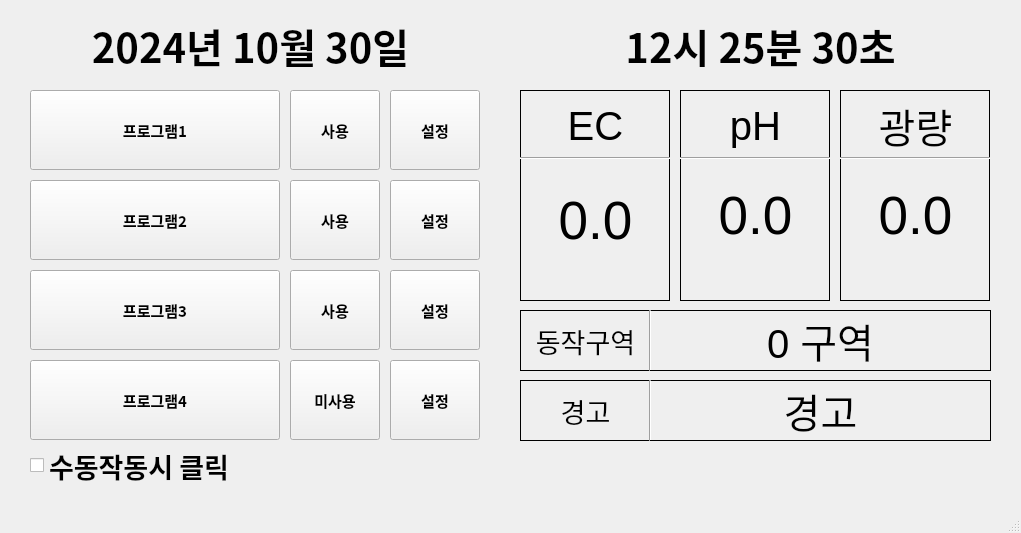
<?xml version="1.0" encoding="UTF-8"?>
<ui version="4.0">
 <class>MainWindow</class>
 <widget class="QMainWindow" name="MainWindow">
  <property name="enabled">
   <bool>true</bool>
  </property>
  <property name="geometry">
   <rect>
    <x>0</x>
    <y>0</y>
    <width>1021</width>
    <height>533</height>
   </rect>
  </property>
  <property name="minimumSize">
   <size>
    <width>1021</width>
    <height>533</height>
   </size>
  </property>
  <property name="maximumSize">
   <size>
    <width>1021</width>
    <height>533</height>
   </size>
  </property>
  <widget class="QWidget" name="centralwidget">
   <widget class="QLabel" name="lblDispDate">
    <property name="geometry">
     <rect>
      <x>0</x>
      <y>10</y>
      <width>501</width>
      <height>71</height>
     </rect>
    </property>
    <property name="font">
     <font>
      <family>Agency FB</family>
      <pointsize>30</pointsize>
      <weight>75</weight>
      <bold>true</bold>
     </font>
    </property>
    <property name="text">
     <string>2024년 10월 30일</string>
    </property>
    <property name="alignment">
     <set>Qt::AlignCenter</set>
    </property>
   </widget>
   <widget class="QLabel" name="lblDIspTime">
    <property name="geometry">
     <rect>
      <x>500</x>
      <y>10</y>
      <width>521</width>
      <height>71</height>
     </rect>
    </property>
    <property name="font">
     <font>
      <family>Agency FB</family>
      <pointsize>30</pointsize>
      <weight>75</weight>
      <bold>true</bold>
     </font>
    </property>
    <property name="text">
     <string>12시 25분 30초</string>
    </property>
    <property name="alignment">
     <set>Qt::AlignCenter</set>
    </property>
   </widget>
   <widget class="QPushButton" name="pBtnSetPro1">
    <property name="geometry">
     <rect>
      <x>30</x>
      <y>90</y>
      <width>250</width>
      <height>80</height>
     </rect>
    </property>
    <property name="font">
     <font>
      <family>Agency FB</family>
      <pointsize>11</pointsize>
      <weight>75</weight>
      <bold>true</bold>
     </font>
    </property>
    <property name="text">
     <string>프로그램1</string>
    </property>
   </widget>
   <widget class="QPushButton" name="pBtnSetPro2">
    <property name="geometry">
     <rect>
      <x>30</x>
      <y>180</y>
      <width>250</width>
      <height>80</height>
     </rect>
    </property>
    <property name="font">
     <font>
      <family>Agency FB</family>
      <pointsize>11</pointsize>
      <weight>75</weight>
      <bold>true</bold>
     </font>
    </property>
    <property name="text">
     <string>프로그램2</string>
    </property>
   </widget>
   <widget class="QPushButton" name="pBtnSetPro3">
    <property name="geometry">
     <rect>
      <x>30</x>
      <y>270</y>
      <width>250</width>
      <height>80</height>
     </rect>
    </property>
    <property name="font">
     <font>
      <family>Agency FB</family>
      <pointsize>11</pointsize>
      <weight>75</weight>
      <bold>true</bold>
     </font>
    </property>
    <property name="text">
     <string>프로그램3</string>
    </property>
   </widget>
   <widget class="QPushButton" name="pBtnSetPro4">
    <property name="geometry">
     <rect>
      <x>30</x>
      <y>360</y>
      <width>250</width>
      <height>80</height>
     </rect>
    </property>
    <property name="font">
     <font>
      <family>Agency FB</family>
      <pointsize>11</pointsize>
      <weight>75</weight>
      <bold>true</bold>
     </font>
    </property>
    <property name="text">
     <string>프로그램4</string>
    </property>
   </widget>
   <widget class="QCheckBox" name="cBoxChkManualRun">
    <property name="geometry">
     <rect>
      <x>30</x>
      <y>450</y>
      <width>451</width>
      <height>31</height>
     </rect>
    </property>
    <property name="font">
     <font>
      <family>Agency FB</family>
      <pointsize>20</pointsize>
      <weight>75</weight>
      <bold>true</bold>
     </font>
    </property>
    <property name="text">
     <string>수동작동시 클릭</string>
    </property>
   </widget>
   <widget class="QPushButton" name="pBtnUseOnOff1">
    <property name="geometry">
     <rect>
      <x>290</x>
      <y>90</y>
      <width>90</width>
      <height>80</height>
     </rect>
    </property>
    <property name="font">
     <font>
      <family>Agency FB</family>
      <pointsize>11</pointsize>
      <weight>75</weight>
      <bold>true</bold>
     </font>
    </property>
    <property name="text">
     <string>사용</string>
    </property>
   </widget>
   <widget class="QPushButton" name="pBtnUseOnOff2">
    <property name="geometry">
     <rect>
      <x>290</x>
      <y>180</y>
      <width>90</width>
      <height>80</height>
     </rect>
    </property>
    <property name="font">
     <font>
      <family>Agency FB</family>
      <pointsize>11</pointsize>
      <weight>75</weight>
      <bold>true</bold>
     </font>
    </property>
    <property name="text">
     <string>사용</string>
    </property>
   </widget>
   <widget class="QPushButton" name="pBtnUseOnOff3">
    <property name="geometry">
     <rect>
      <x>290</x>
      <y>270</y>
      <width>90</width>
      <height>80</height>
     </rect>
    </property>
    <property name="font">
     <font>
      <family>Agency FB</family>
      <pointsize>11</pointsize>
      <weight>75</weight>
      <bold>true</bold>
     </font>
    </property>
    <property name="text">
     <string>사용</string>
    </property>
   </widget>
   <widget class="QPushButton" name="pBtnUseOnOff4">
    <property name="geometry">
     <rect>
      <x>290</x>
      <y>360</y>
      <width>90</width>
      <height>80</height>
     </rect>
    </property>
    <property name="font">
     <font>
      <family>Agency FB</family>
      <pointsize>11</pointsize>
      <weight>75</weight>
      <bold>true</bold>
     </font>
    </property>
    <property name="text">
     <string>미사용</string>
    </property>
   </widget>
   <widget class="QPushButton" name="btn_p_set_1">
    <property name="geometry">
     <rect>
      <x>390</x>
      <y>90</y>
      <width>90</width>
      <height>80</height>
     </rect>
    </property>
    <property name="font">
     <font>
      <family>Agency FB</family>
      <pointsize>11</pointsize>
      <weight>75</weight>
      <bold>true</bold>
     </font>
    </property>
    <property name="text">
     <string>설정</string>
    </property>
   </widget>
   <widget class="QPushButton" name="btn_p_set_2">
    <property name="geometry">
     <rect>
      <x>390</x>
      <y>180</y>
      <width>90</width>
      <height>80</height>
     </rect>
    </property>
    <property name="font">
     <font>
      <family>Agency FB</family>
      <pointsize>11</pointsize>
      <weight>75</weight>
      <bold>true</bold>
     </font>
    </property>
    <property name="text">
     <string>설정</string>
    </property>
   </widget>
   <widget class="QPushButton" name="btn_p_set_3">
    <property name="geometry">
     <rect>
      <x>390</x>
      <y>270</y>
      <width>90</width>
      <height>80</height>
     </rect>
    </property>
    <property name="font">
     <font>
      <family>Agency FB</family>
      <pointsize>11</pointsize>
      <weight>75</weight>
      <bold>true</bold>
     </font>
    </property>
    <property name="text">
     <string>설정</string>
    </property>
   </widget>
   <widget class="QPushButton" name="btn_p_set_4">
    <property name="geometry">
     <rect>
      <x>390</x>
      <y>360</y>
      <width>90</width>
      <height>80</height>
     </rect>
    </property>
    <property name="font">
     <font>
      <family>Agency FB</family>
      <pointsize>11</pointsize>
      <weight>75</weight>
      <bold>true</bold>
     </font>
    </property>
    <property name="text">
     <string>설정</string>
    </property>
   </widget>
   <widget class="QFrame" name="frame">
    <property name="geometry">
     <rect>
      <x>520</x>
      <y>90</y>
      <width>150</width>
      <height>211</height>
     </rect>
    </property>
    <property name="autoFillBackground">
     <bool>true</bool>
    </property>
    <property name="frameShape">
     <enum>QFrame::Box</enum>
    </property>
    <property name="frameShadow">
     <enum>QFrame::Plain</enum>
    </property>
    <property name="lineWidth">
     <number>1</number>
    </property>
    <property name="midLineWidth">
     <number>1</number>
    </property>
    <widget class="Line" name="line">
     <property name="geometry">
      <rect>
       <x>0</x>
       <y>60</y>
       <width>151</width>
       <height>16</height>
      </rect>
     </property>
     <property name="orientation">
      <enum>Qt::Horizontal</enum>
     </property>
    </widget>
    <widget class="QLabel" name="label">
     <property name="geometry">
      <rect>
       <x>0</x>
       <y>0</y>
       <width>151</width>
       <height>71</height>
      </rect>
     </property>
     <property name="font">
      <font>
       <pointsize>30</pointsize>
      </font>
     </property>
     <property name="text">
      <string>EC</string>
     </property>
     <property name="alignment">
      <set>Qt::AlignCenter</set>
     </property>
     <property name="wordWrap">
      <bool>false</bool>
     </property>
    </widget>
    <widget class="QLabel" name="label_ec">
     <property name="geometry">
      <rect>
       <x>0</x>
       <y>70</y>
       <width>151</width>
       <height>121</height>
      </rect>
     </property>
     <property name="font">
      <font>
       <pointsize>40</pointsize>
      </font>
     </property>
     <property name="text">
      <string>0.0</string>
     </property>
     <property name="alignment">
      <set>Qt::AlignCenter</set>
     </property>
    </widget>
   </widget>
   <widget class="QFrame" name="frame_2">
    <property name="geometry">
     <rect>
      <x>680</x>
      <y>90</y>
      <width>150</width>
      <height>211</height>
     </rect>
    </property>
    <property name="autoFillBackground">
     <bool>true</bool>
    </property>
    <property name="frameShape">
     <enum>QFrame::Box</enum>
    </property>
    <property name="frameShadow">
     <enum>QFrame::Plain</enum>
    </property>
    <property name="lineWidth">
     <number>1</number>
    </property>
    <property name="midLineWidth">
     <number>1</number>
    </property>
    <widget class="Line" name="line_2">
     <property name="geometry">
      <rect>
       <x>0</x>
       <y>60</y>
       <width>151</width>
       <height>16</height>
      </rect>
     </property>
     <property name="orientation">
      <enum>Qt::Horizontal</enum>
     </property>
    </widget>
    <widget class="QLabel" name="label_3">
     <property name="geometry">
      <rect>
       <x>0</x>
       <y>0</y>
       <width>151</width>
       <height>71</height>
      </rect>
     </property>
     <property name="font">
      <font>
       <pointsize>30</pointsize>
      </font>
     </property>
     <property name="text">
      <string>pH</string>
     </property>
     <property name="alignment">
      <set>Qt::AlignCenter</set>
     </property>
     <property name="wordWrap">
      <bool>false</bool>
     </property>
    </widget>
    <widget class="QLabel" name="label_ph">
     <property name="geometry">
      <rect>
       <x>0</x>
       <y>70</y>
       <width>151</width>
       <height>111</height>
      </rect>
     </property>
     <property name="font">
      <font>
       <pointsize>40</pointsize>
      </font>
     </property>
     <property name="text">
      <string>0.0</string>
     </property>
     <property name="alignment">
      <set>Qt::AlignCenter</set>
     </property>
    </widget>
   </widget>
   <widget class="QFrame" name="frame_3">
    <property name="geometry">
     <rect>
      <x>840</x>
      <y>90</y>
      <width>150</width>
      <height>211</height>
     </rect>
    </property>
    <property name="autoFillBackground">
     <bool>true</bool>
    </property>
    <property name="frameShape">
     <enum>QFrame::Box</enum>
    </property>
    <property name="frameShadow">
     <enum>QFrame::Plain</enum>
    </property>
    <property name="lineWidth">
     <number>1</number>
    </property>
    <property name="midLineWidth">
     <number>1</number>
    </property>
    <widget class="Line" name="line_3">
     <property name="geometry">
      <rect>
       <x>0</x>
       <y>60</y>
       <width>151</width>
       <height>16</height>
      </rect>
     </property>
     <property name="orientation">
      <enum>Qt::Horizontal</enum>
     </property>
    </widget>
    <widget class="QLabel" name="label_5">
     <property name="geometry">
      <rect>
       <x>0</x>
       <y>0</y>
       <width>151</width>
       <height>71</height>
      </rect>
     </property>
     <property name="font">
      <font>
       <pointsize>30</pointsize>
      </font>
     </property>
     <property name="text">
      <string>광량</string>
     </property>
     <property name="alignment">
      <set>Qt::AlignCenter</set>
     </property>
     <property name="wordWrap">
      <bool>false</bool>
     </property>
    </widget>
    <widget class="QLabel" name="label_light">
     <property name="geometry">
      <rect>
       <x>0</x>
       <y>70</y>
       <width>151</width>
       <height>111</height>
      </rect>
     </property>
     <property name="font">
      <font>
       <pointsize>40</pointsize>
      </font>
     </property>
     <property name="text">
      <string>0.0</string>
     </property>
     <property name="alignment">
      <set>Qt::AlignCenter</set>
     </property>
    </widget>
   </widget>
   <widget class="QFrame" name="frame_4">
    <property name="geometry">
     <rect>
      <x>520</x>
      <y>310</y>
      <width>471</width>
      <height>61</height>
     </rect>
    </property>
    <property name="autoFillBackground">
     <bool>true</bool>
    </property>
    <property name="frameShape">
     <enum>QFrame::Box</enum>
    </property>
    <property name="frameShadow">
     <enum>QFrame::Plain</enum>
    </property>
    <property name="lineWidth">
     <number>1</number>
    </property>
    <property name="midLineWidth">
     <number>1</number>
    </property>
    <widget class="QLabel" name="label_7">
     <property name="geometry">
      <rect>
       <x>0</x>
       <y>0</y>
       <width>131</width>
       <height>61</height>
      </rect>
     </property>
     <property name="font">
      <font>
       <pointsize>20</pointsize>
      </font>
     </property>
     <property name="text">
      <string>동작구역</string>
     </property>
     <property name="alignment">
      <set>Qt::AlignCenter</set>
     </property>
     <property name="wordWrap">
      <bool>false</bool>
     </property>
    </widget>
    <widget class="Line" name="line_4">
     <property name="geometry">
      <rect>
       <x>120</x>
       <y>0</y>
       <width>20</width>
       <height>61</height>
      </rect>
     </property>
     <property name="orientation">
      <enum>Qt::Vertical</enum>
     </property>
    </widget>
    <widget class="QLabel" name="label_section">
     <property name="geometry">
      <rect>
       <x>130</x>
       <y>0</y>
       <width>341</width>
       <height>61</height>
      </rect>
     </property>
     <property name="font">
      <font>
       <pointsize>30</pointsize>
      </font>
     </property>
     <property name="text">
      <string>0 구역</string>
     </property>
     <property name="alignment">
      <set>Qt::AlignCenter</set>
     </property>
     <property name="wordWrap">
      <bool>false</bool>
     </property>
    </widget>
   </widget>
   <widget class="QFrame" name="frame_5">
    <property name="geometry">
     <rect>
      <x>520</x>
      <y>380</y>
      <width>471</width>
      <height>61</height>
     </rect>
    </property>
    <property name="autoFillBackground">
     <bool>true</bool>
    </property>
    <property name="frameShape">
     <enum>QFrame::Box</enum>
    </property>
    <property name="frameShadow">
     <enum>QFrame::Plain</enum>
    </property>
    <property name="lineWidth">
     <number>1</number>
    </property>
    <property name="midLineWidth">
     <number>1</number>
    </property>
    <widget class="QLabel" name="label_8">
     <property name="geometry">
      <rect>
       <x>0</x>
       <y>0</y>
       <width>131</width>
       <height>61</height>
      </rect>
     </property>
     <property name="font">
      <font>
       <pointsize>20</pointsize>
      </font>
     </property>
     <property name="text">
      <string>경고</string>
     </property>
     <property name="alignment">
      <set>Qt::AlignCenter</set>
     </property>
     <property name="wordWrap">
      <bool>false</bool>
     </property>
    </widget>
    <widget class="Line" name="line_5">
     <property name="geometry">
      <rect>
       <x>120</x>
       <y>0</y>
       <width>20</width>
       <height>61</height>
      </rect>
     </property>
     <property name="orientation">
      <enum>Qt::Vertical</enum>
     </property>
    </widget>
    <widget class="QLabel" name="label_section_2">
     <property name="geometry">
      <rect>
       <x>130</x>
       <y>0</y>
       <width>341</width>
       <height>61</height>
      </rect>
     </property>
     <property name="font">
      <font>
       <pointsize>30</pointsize>
      </font>
     </property>
     <property name="text">
      <string>경고</string>
     </property>
     <property name="alignment">
      <set>Qt::AlignCenter</set>
     </property>
     <property name="wordWrap">
      <bool>false</bool>
     </property>
    </widget>
   </widget>
  </widget>
  <widget class="QMenuBar" name="menubar">
   <property name="geometry">
    <rect>
     <x>0</x>
     <y>0</y>
     <width>1021</width>
     <height>21</height>
    </rect>
   </property>
  </widget>
  <widget class="QStatusBar" name="statusbar"/>
 </widget>
 <resources/>
 <connections>
  <connection>
   <sender>btn_p_set_1</sender>
   <signal>clicked()</signal>
   <receiver>MainWindow</receiver>
   <slot>p_setting_open()</slot>
   <hints>
    <hint type="sourcelabel">
     <x>464</x>
     <y>123</y>
    </hint>
    <hint type="destinationlabel">
     <x>379</x>
     <y>76</y>
    </hint>
   </hints>
  </connection>
  <connection>
   <sender>btn_p_set_2</sender>
   <signal>clicked()</signal>
   <receiver>MainWindow</receiver>
   <slot>p_setting_open()</slot>
   <hints>
    <hint type="sourcelabel">
     <x>469</x>
     <y>219</y>
    </hint>
    <hint type="destinationlabel">
     <x>383</x>
     <y>153</y>
    </hint>
   </hints>
  </connection>
  <connection>
   <sender>btn_p_set_3</sender>
   <signal>clicked()</signal>
   <receiver>MainWindow</receiver>
   <slot>p_setting_open()</slot>
   <hints>
    <hint type="sourcelabel">
     <x>464</x>
     <y>305</y>
    </hint>
    <hint type="destinationlabel">
     <x>381</x>
     <y>203</y>
    </hint>
   </hints>
  </connection>
  <connection>
   <sender>btn_p_set_4</sender>
   <signal>clicked()</signal>
   <receiver>MainWindow</receiver>
   <slot>p_setting_open()</slot>
   <hints>
    <hint type="sourcelabel">
     <x>446</x>
     <y>405</y>
    </hint>
    <hint type="destinationlabel">
     <x>379</x>
     <y>258</y>
    </hint>
   </hints>
  </connection>
 </connections>
 <slots>
  <slot>p1_setting_open()</slot>
  <slot>p2_setting_open()</slot>
  <slot>p_setting_open(QString)</slot>
  <slot>p_setting_open()</slot>
 </slots>
</ui>
